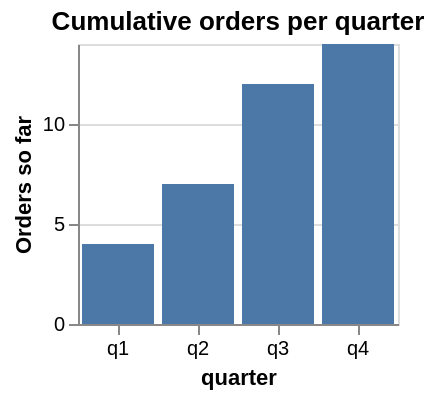

Describe this chart as a Vega-Lite specification.
### Vega-Lite specification from a JSON file in a GitHub repository (floating-point values rounded to 4 significant figures)
{"$schema": "https://vega.github.io/schema/vega-lite/v5.json", "title": "Cumulative orders per quarter", "width": 160, "height": 140, "data": {"values": [{"quarter": "q1", "orders": 4}, {"quarter": "q2", "orders": 3}, {"quarter": "q3", "orders": 5}, {"quarter": "q4", "orders": 2}]}, "transform": [{"window": [{"op": "sum", "field": "orders", "as": "running"}], "frame": [null, 0]}], "mark": "bar", "encoding": {"x": {"field": "quarter", "type": "ordinal", "axis": {"labelAngle": 0}}, "y": {"field": "running", "type": "quantitative", "title": "Orders so far"}}}
